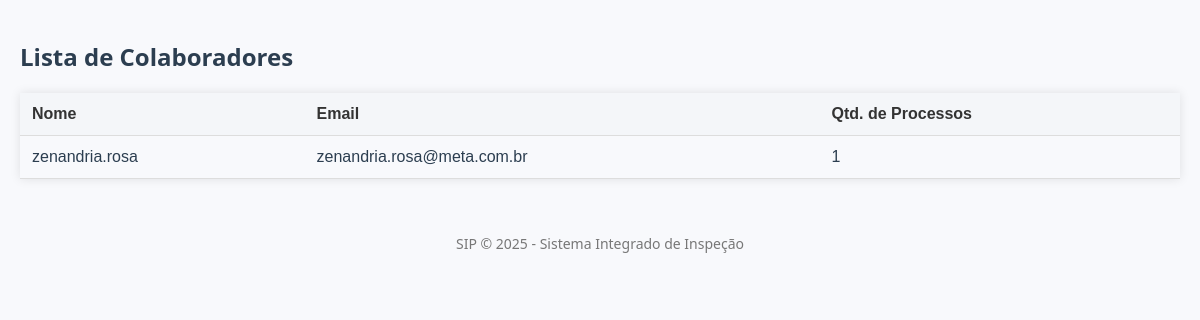
Before: /colaboradores with the older database file.
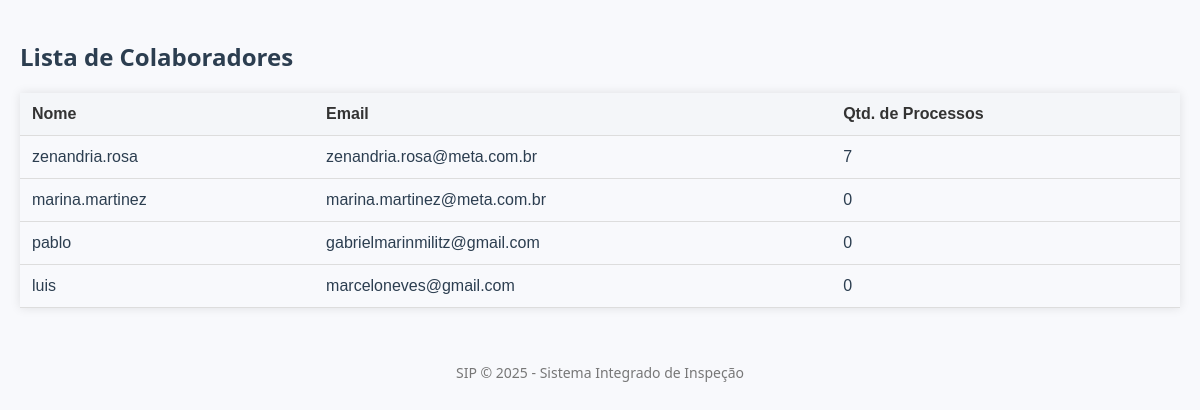
After: the same page with the newer database file.
### app/models.py (models this page shows)
class Colaborador(db.Model):
    id = db.Column(db.Integer, primary_key=True)
    nome = db.Column(db.String(100), nullable=False)
    email = db.Column(db.String(120), nullable=False, unique=True)
    processos = db.relationship('Processo', backref='colaborador', lazy=True)

### app/routes.py (the view)
@app.route('/colaboradores')
def listar_colaboradores():
    colaboradores = Colaborador.query.all()
    dados_colaboradores = []
    for colaborador in colaboradores:
        total_processos = Processo.query.filter_by(colaborador_id=colaborador.id).count()
        dados_colaboradores.append({
            'id': colaborador.id,
            'nome': colaborador.nome,
            'email': colaborador.email,
            'total_processos': total_processos
        })
    return render_template('colaboradores.html', colaboradores=dados_colaboradores)

### app/templates/colaboradores.html
{% extends 'base.html' %}
{% block content %}
<link rel="stylesheet" href="{{ url_for('static', filename='css/colaboradores_estilo.css') }}">
<h2>Lista de Colaboradores</h2>
<table>
    <tr>
        <th>Nome</th>
        <th>Email</th>
        <th>Qtd. de Processos</th>
    </tr>
    {% for c in colaboradores %}
    <tr>
        <td>{{ c.nome }}</td>
        <td>{{ c.email }}</td>
        <td>{{ c.total_processos }}</td>
    </tr>
    {% endfor %}
</table>
{% endblock %}

Changed rows visible on the page:
computed for Colaborador "zenandria.rosa": total_processos "1" → "7"
added Colaborador: nome "marina.martinez", email "marina.martinez@meta.com.br", total_processos "0"
added Colaborador: nome "pablo", email "gabrielmarinmilitz@gmail.com", total_processos "0"
added Colaborador: nome "luis", email "marceloneves@gmail.com", total_processos "0"
